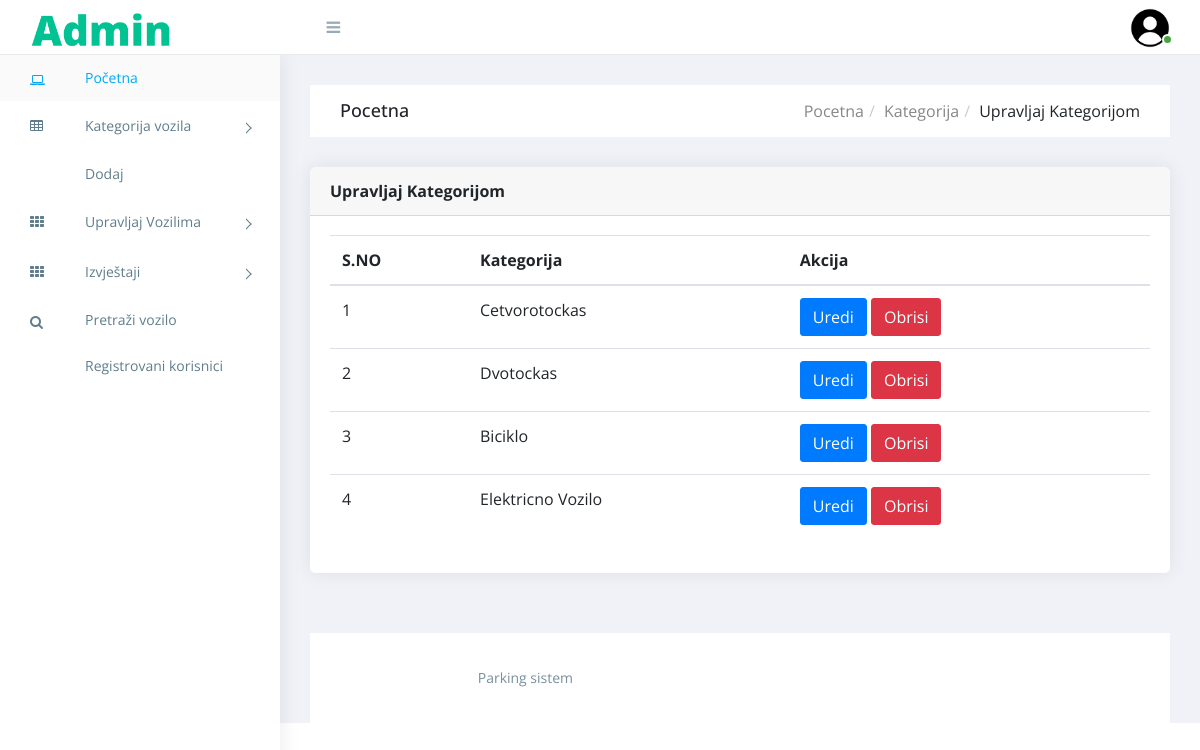
The page /vpms/admin/manage-category.php (signed in) on the database its author committed.
### tables this page shows
CREATE TABLE `tblcategory` (
  `ID` int(10) NOT NULL,
  `VehicleCat` varchar(120) DEFAULT NULL,
  `CreationDate` timestamp NULL DEFAULT current_timestamp()
);

### vpms/admin/manage-category.php (the view, shortened to what this page needs)
<?php
include('includes/dbconnection.php');
if (strlen($_SESSION['vpmsaid'] == 0)) {
    header('location:logout.php');
} else {
    ?>
    <!doctype html>
    <html class="no-js" lang="">
    <head>
        <link rel="stylesheet" href="https://cdn.jsdelivr.net/npm/normalize.css@8.0.0/normalize.min.css">
        <link rel="stylesheet" href="https://cdn.jsdelivr.net/npm/bootstrap@4.1.3/dist/css/bootstrap.min.css">
        <link rel="stylesheet" href="https://cdn.jsdelivr.net/npm/font-awesome@4.7.0/css/font-awesome.min.css">
        <link rel="stylesheet" href="https://cdn.jsdelivr.net/gh/lykmapipo/themify-icons@0.1.2/css/themify-icons.css">
        <link rel="stylesheet"
            href="https://cdn.jsdelivr.net/npm/pixeden-stroke-7-icon@1.2.3/pe-icon-7-stroke/dist/pe-icon-7-stroke.min.css">
        <link rel="stylesheet" href="https://cdnjs.cloudflare.com/ajax/libs/flag-icon-css/3.2.0/css/flag-icon.min.css">
        <link rel="stylesheet" href="assets/css/cs-skin-elastic.css">
        <link rel="stylesheet" href="assets/css/style.css">
    </head>
    <body>
        <?php include_once('includes/sidebar.php'); ?>
        <?php include_once('includes/header.php'); ?>
        <div class="breadcrumbs">
            <div class="breadcrumbs-inner">
                <div class="row m-0">
                    <div class="col-sm-4">
                        <div class="page-header float-left">
                            <div class="page-title">
                                <h1>Pocetna</h1>
                            </div>
                        </div>
                    </div>
                    <div class="col-sm-8">
                        <div class="page-header float-right">
                            <div class="page-title">
                                <ol class="breadcrumb text-right">
                                    <li><a href="dashboard.php">Pocetna</a></li>
                                    <li><a href="manage-category.php">Kategorija</a></li>
                                    <li class="active">Upravljaj Kategorijom</li>
                                </ol>
                            </div>
                        </div>
                    </div>
                </div>
            </div>
        </div>
        <div class="content">
            <div class="animated fadeIn">
                <div class="row">
                    <div class="col-lg-12">
                        <div class="card">
                            <div class="card-header">
                                <strong class="card-title">Upravljaj Kategorijom</strong>
                            </div>
                            <div class="card-body">
                                <table class="table">
                                    <thead>
                                        <tr>
                                        <tr>
                                            <th>S.NO</th>
                                            <th>Kategorija</th>
                                            <th>Akcija</th>
                                        </tr>
                                        </tr>
                                    </thead>
                                    <?php
                                    $ret = mysqli_query($con, "select *from  tblcategory");
                                    $cnt = 1;
                                    while ($row = mysqli_fetch_array($ret)) {
                                        ?>
                                        <tr>
                                            <td><?php echo $cnt; ?></td>
                                            <td><?php echo $row['VehicleCat']; ?></td>
                                            <td><a href="edit-category.php?editid=<?php echo $row['ID']; ?>"
                                                    class="btn btn-primary">Uredi</a>
                                                <a href="manage-category.php?del=<?php echo $row['ID']; ?>"
                                                    class="btn btn-danger"
                                                    onClick="return confirm('Da li ste sigurni?')">Obrisi</a>
                                            </td>
                                        </tr>
                                        <?php
                                        $cnt = $cnt + 1;
                                    } ?>
                                </table>
                            </div>
                        </div>
                    </div>
                </div>
            </div>
        </div>
        <?php include_once('includes/footer.php'); ?>
        </div>
    </body>
    </html>
<?php } ?>

### vpms/admin/assets/css/style.css (style rules this page uses)
body { display: table; font-family: "Open Sans", sans-serif; font-size: 16px; width: 100%; }
a, button { text-decoration: none; outline: none !important; color: #878787; -webkit-transition: all 0.25s ease; transition: all 0.25s ease; }
h1, h2, h3, h4, h5, h6 { margin: 0; }
ul, ol { padding-left: 0; }
.btn, button, input, textarea { -webkit-box-shadow: none; box-shadow: none; outline: 0 !important; }
.btn { border-radius: 3px; }
.right-panel .breadcrumbs { float: left; margin-top: 30px; padding: 0 1.875em; width: 100%; }
.right-panel .breadcrumbs .breadcrumbs-inner { background-color: #fff; }
.right-panel .page-header { min-height: 50px; margin: 0px; padding: 0px 15px; background: #ffffff; border-bottom: 0px; }
.right-panel .page-header h1 { font-size: 18px; padding: 15px 0; }
.right-panel .page-header .breadcrumb { margin: 0px; padding: 13.5px 0; background: #fff; text-transform: capitalize; }
.right-panel .page-header .breadcrumb > li + li:before { padding: 0 5px; color: #ccc; content: "/\00a0"; }
.content { float: left; padding: 1.875em; width: 100%; }
.card { margin-bottom: 1.875em; border-radius: 5px; padding: 0; border: 0px solid transparent; -webkit-box-shadow: 0 0 20px rgba(0, 0, 0, 0.08); box-shadow: 0 0 20px rgba(0, 0, 0, 0.08); }
.card .card-body { float: left; padding: 1.25em; position: relative; width: 100%; }
.btn, .button { display: inline-block; font-weight: 400; text-align: center; white-space: nowrap; vertical-align: middle; -webkit-transition: all .15s ease-in-out; transition: all .15s ease-in-out; border-radius: 3; cursor: pointer; }
@media (max-width: 1368px) { .card-body { padding: 15px; } }

### rows shown on the page
tblcategory: VehicleCat "Cetvorotockas"
tblcategory: VehicleCat "Dvotockas"
tblcategory: VehicleCat "Biciklo"
tblcategory: VehicleCat "Elektricno Vozilo"
